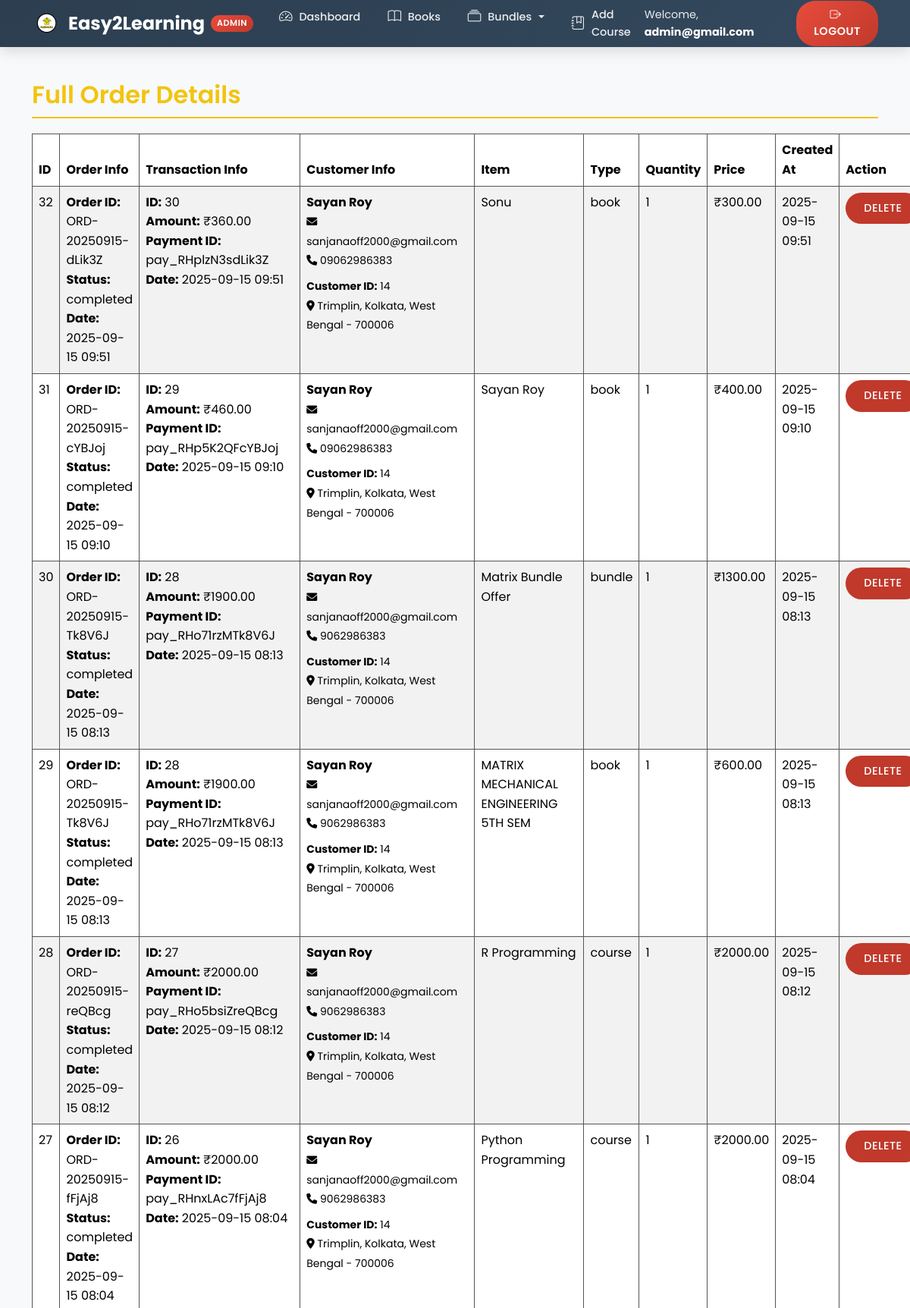
Page /admin/full-orders (signed in, upper part) on the committed database.
### models.py (models this page shows)
class FullOrderDetail(db.Model):
    __tablename__ = 'full_order_details'
    id = db.Column(db.Integer, primary_key=True)
    order_id = db.Column(db.Integer, db.ForeignKey('orders.id'), nullable=False)
    transaction_id = db.Column(db.Integer, db.ForeignKey('transactions.id'), nullable=True)
    customer_id = db.Column(db.Integer, db.ForeignKey('customers.id'), nullable=True)
    bundle_id = db.Column(db.Integer, db.ForeignKey('bundle_offers.id'), nullable=True)
    custom_order_id = db.Column(db.String(30), nullable=True)  # <-- Added this line
    item_id = db.Column(db.Integer, nullable=False)
    item_type = db.Column(db.String(20), nullable=False)  # Supports 'book', 'course', 'bundle'
    item_title = db.Column(db.String(150), nullable=False)
    quantity = db.Column(db.Integer, default=1)
    price = db.Column(db.Float, nullable=False)
    full_name = db.Column(db.String(100), nullable=True)
    email = db.Column(db.String(100), nullable=True)
    phone = db.Column(db.String(20), nullable=True)
    address = db.Column(db.String(255), nullable=True)
    created_at = db.Column(db.DateTime, default=utc_now)
    order = db.relationship('Order', backref='full_order_details')
    transaction = db.relationship('Transaction', backref='full_order_details')
    customer = db.relationship('Customer', backref='orders')
    bundle = db.relationship('BundleOffer', backref='order_details')

class Order(db.Model):
    __tablename__ = 'orders'
    id = db.Column(db.Integer, primary_key=True)
    user_id = db.Column(db.Integer, db.ForeignKey('users.id'), nullable=False)
    date_created = db.Column(db.DateTime, default=utc_now)
    status = db.Column(db.String(50), default='pending')
    total_amount = db.Column(db.Float, nullable=True)  # Store the total order amount including tax
    items = db.relationship('OrderItem', backref='order', cascade="all, delete-orphan")

class Transaction(db.Model):
    __tablename__ = 'transactions'
    id = db.Column(db.Integer, primary_key=True)
    user_id = db.Column(db.Integer, db.ForeignKey('users.id'), nullable=False)
    order_id = db.Column(db.Integer, db.ForeignKey('orders.id'), nullable=True)
    amount = db.Column(db.Float, nullable=False)
    date_created = db.Column(db.DateTime, default=utc_now)
    status = db.Column(db.String(50), nullable=False)
    payment_id = db.Column(db.String(100), nullable=True)
    order = db.relationship('Order', backref='transactions')

class Customer(db.Model):
    __tablename__ = 'customers'
    __table_args__ = (db.UniqueConstraint('user_id', name='uq_customers_user_id'),)
    id = db.Column(db.Integer, primary_key=True)
    user_id = db.Column(db.Integer, db.ForeignKey('users.id'), nullable=False)
    full_name = db.Column(db.String(100), nullable=False)
    email = db.Column(db.String(120), nullable=False)
    phone = db.Column(db.String(20), nullable=True)
    street_address = db.Column(db.String(255), nullable=True)
    city = db.Column(db.String(100), nullable=True)
    state = db.Column(db.String(100), nullable=True)
    pincode = db.Column(db.String(20), nullable=True)
    created_at = db.Column(db.DateTime, default=utc_now)
    updated_at = db.Column(db.DateTime, default=utc_now, onupdate=utc_now)

### app.py (the view)
@app.route('/admin/full-orders')
@admin_login_required  # Only admins can access
def admin_view_full_orders():
    full_orders = FullOrderDetail.query\
        .join(Order, FullOrderDetail.order_id == Order.id)\
        .outerjoin(Transaction, FullOrderDetail.transaction_id == Transaction.id)\
        .outerjoin(Customer, FullOrderDetail.customer_id == Customer.id)\
        .options(
            db.contains_eager(FullOrderDetail.order),
            db.contains_eager(FullOrderDetail.transaction),
            db.contains_eager(FullOrderDetail.customer)
        )\
        .order_by(FullOrderDetail.created_at.desc())\
        .all()
    return render_template('admin/full_orders.html', full_orders=full_orders)

### admin_routes.py (called while the page is built)
def admin_login_required(f):
    from functools import wraps
    @wraps(f)
    def decorated_function(*args, **kwargs):
        if 'admin_id' not in session:
            flash('Please log in as admin to access this page.', 'danger')
            return redirect(url_for('admin.login'))
        return f(*args, **kwargs)
    return decorated_function

### templates/admin/full_orders.html (shortened to what this page needs)
{% extends 'admin_base.html' %}
{% block extra_css %}
<link rel="stylesheet" href="https://cdnjs.cloudflare.com/ajax/libs/font-awesome/6.0.0/css/all.min.css">
{% endblock %}
{% block content %}
<div class="container mt-4">
  <h2>Full Order Details</h2>
  <table class="table table-bordered table-striped">
    <thead>
      <tr>
        <th>ID</th>
        <th>Order Info</th>
        <th>Transaction Info</th>
        <th>Customer Info</th>
        <th>Item</th>
        <th>Type</th>
        <th>Quantity</th>
        <th>Price</th>
        <th>Created At</th>
        <th>Action</th>
      </tr>
    </thead>
    <tbody>
      {% for order in full_orders %}
      <tr>
        <td>{{ order.id }}</td>
        <td>
          {% if order.order %}
            <strong>Order ID:</strong> {{ order.custom_order_id or 'N/A' }}<br>
            <strong>Status:</strong> {{ order.order.status }}<br>
            <strong>Date:</strong> {{ order.order.date_created.strftime('%Y-%m-%d %H:%M') }}
          {% else %}
            N/A
          {% endif %}
        </td>
        <td>
          {% if order.transaction %}
            <strong>ID:</strong> {{ order.transaction.id }}<br>
            <strong>Amount:</strong> ₹{{ "%.2f"|format(order.transaction.amount) }}<br>
            <strong>Payment ID:</strong> {{ order.transaction.payment_id }}<br>
            <strong>Date:</strong> {{ order.transaction.date_created.strftime('%Y-%m-%d %H:%M') }}
          {% else %}
            N/A
          {% endif %}
        </td>
        <td>
          <strong>{{ order.full_name or 'N/A' }}</strong><br>
          <small><i class="fas fa-envelope"></i> {{ order.email or 'N/A' }}</small><br>
          <small><i class="fas fa-phone"></i> {{ order.phone or 'N/A' }}</small><br>
          {% if order.customer %}
            <div class="mt-2">
              <small><strong>Customer ID:</strong> {{ order.customer.id }}</small><br>
              <small><i class="fas fa-map-marker-alt"></i>
                {{ order.customer.street_address or 'N/A' }},
                {{ order.customer.city or 'N/A' }},
                {{ order.customer.state or 'N/A' }} - {{ order.customer.pincode or 'N/A' }}
              </small>
            </div>
          {% elif order.address %}
            <small><i class="fas fa-map-marker-alt"></i> {{ order.address }}</small>
          {% else %}
            <small><i class="fas fa-map-marker-alt"></i> N/A</small>
          {% endif %}
        </td>
        <td>{{ order.item_title }}</td>
        <td>{{ order.item_type }}</td>
        <td>{{ order.quantity }}</td>
        <td>₹{{ "%.2f"|format(order.price) }}</td>
        <td>{{ order.created_at.strftime('%Y-%m-%d %H:%M') }}</td>
        <td>
          <form method="POST" action="{{ url_for('admin_delete_full_order', order_id=order.id) }}">
            <button class="btn btn-sm btn-danger" onclick="return confirm('Are you sure you want to delete this record?')">Delete</button>
          </form>
        </td>
      </tr>
      {% endfor %}
    </tbody>
  </table>
</div>
{% endblock %}

### static/css/style.css (style rules this page uses)
:root { --primary: #FFD700; --primary-light: #e9e7dc; --primary-dark: #E6C200; --secondary:#333333 ; --secondary-light: #444444; --secondary-dark: #222222; --white: #FFFFFF; --light-gray: #F5F5F5; --medium-gray: #E0E0E0; --text-dark: #222222; --text-light: #666666; --transition: all 0.3s ease; --shadow-sm: 0 2px 4px rgba(0, 0, 0, 0.1); --shadow: 0 4px 6px rgba(0, 0, 0, 0.1); --shadow-lg: 0 10px 15px rgba(0, 0, 0, 0.1); --border-radius: 8px; }
body { font-family: 'Poppins', sans-serif; color: var(--text-dark); background-color: var(--light-gray); line-height: 1.6; overflow-x: hidden; }
.btn { border-radius: 30px; padding: 10px 24px; font-weight: 500; transition: var(--transition); text-transform: uppercase; letter-spacing: 0.5px; font-size: 0.9rem; }

### templates/admin/full_orders.html (style rules this page uses)
body { background-color:rgb(255, 255, 255); color: #f5f5f5; }
.container h2 { color: #f1c40f; font-weight: 600; border-bottom: 2px solid #f1c40f; padding-bottom: 10px; margin-bottom: 20px; }
.table { background-color: #333; color: #f5f5f5; }
.table thead { background-color: #1c1c1c; color: #f1c40f; }
.table-bordered th, .table-bordered td { border: 1px solid #555; }
.btn-danger { background-color: #c0392b; border: none; }
.table-striped tbody tr:nth-of-type(odd) { background-color: #2c2c2c; }
.table-striped tbody tr:nth-of-type(even) { background-color: #3a3a3a; }

### rows in the picture
FullOrderDetail: id "32", custom_order "ORD-20250915-dLik3Z", order.status "completed", order.date_created "2025-09-15 09:51", transaction.id "30", transaction.payment_id "pay_RHplzN3sdLik3Z", transaction.date_created "2025-09-15 09:51", full_name "Sayan Roy", email "sanjanaoff2000@gmail.com", phone "09062986383", customer.id "14", customer "Trimplin", customer "Kolkata", customer "West Bengal", customer "700006", item_title "Sonu", item_type "book", quantity "1", price "300.00", created_at "2025-09-15 09:51"
Transaction: transaction.amount "360.00"
FullOrderDetail: id "31", custom_order "ORD-20250915-cYBJoj", order.status "completed", order.date_created "2025-09-15 09:10", transaction.id "29", transaction.payment_id "pay_RHp5K2QFcYBJoj", transaction.date_created "2025-09-15 09:10", full_name "Sayan Roy", email "sanjanaoff2000@gmail.com", phone "09062986383", customer.id "14", customer "Trimplin", customer "Kolkata", customer "West Bengal", customer "700006", item_title "Sayan Roy", item_type "book", quantity "1", price "400.00", created_at "2025-09-15 09:10"
Transaction: transaction.amount "460.00"
FullOrderDetail: id "30", custom_order "ORD-20250915-Tk8V6J", order.status "completed", order.date_created "2025-09-15 08:13", transaction.id "28", transaction.payment_id "pay_RHo71rzMTk8V6J", transaction.date_created "2025-09-15 08:13", full_name "Sayan Roy", email "sanjanaoff2000@gmail.com", phone "9062986383", customer.id "14", customer "Trimplin", customer "Kolkata", customer "West Bengal", customer "700006", item_title "Matrix Bundle Offer", item_type "bundle", quantity "1", price "1300.00", created_at "2025-09-15 08:13"
Transaction: transaction.amount "1900.00"
FullOrderDetail: id "29", custom_order "ORD-20250915-Tk8V6J", order.status "completed", order.date_created "2025-09-15 08:13", transaction.id "28", transaction.payment_id "pay_RHo71rzMTk8V6J", transaction.date_created "2025-09-15 08:13", full_name "Sayan Roy", email "sanjanaoff2000@gmail.com", phone "9062986383", customer.id "14", customer "Trimplin", customer "Kolkata", customer "West Bengal", customer "700006", item_title "MATRIX MECHANICAL ENGINEERING 5TH SEM", item_type "book", quantity "1", price "600.00", created_at "2025-09-15 08:13"
FullOrderDetail: id "28", custom_order "ORD-20250915-reQBcg", order.status "completed", order.date_created "2025-09-15 08:12", transaction.id "27", transaction.payment_id "pay_RHo5bsiZreQBcg", transaction.date_created "2025-09-15 08:12", full_name "Sayan Roy", email "sanjanaoff2000@gmail.com", phone "9062986383", customer.id "14", customer "Trimplin", customer "Kolkata", customer "West Bengal", customer "700006", item_title "R Programming", item_type "course", quantity "1", price "2000.00", created_at "2025-09-15 08:12"
Transaction: transaction.amount "2000.00"
FullOrderDetail: id "27", custom_order "ORD-20250915-fFjAj8", order.status "completed", order.date_created "2025-09-15 08:04", transaction.id "26", transaction.payment_id "pay_RHnxLAc7fFjAj8", transaction.date_created "2025-09-15 08:04", full_name "Sayan Roy", email "sanjanaoff2000@gmail.com", phone "9062986383", customer.id "14", customer "Trimplin", customer "Kolkata", customer "West Bengal", customer "700006", item_title "Python Programming", item_type "course", quantity "1", price "2000.00", created_at "2025-09-15 08:04"
Transaction: transaction.amount "2000.00"

### other values in the picture
{{ session.get('admin_email', 'Admin') }} "admin@gmail.com"
